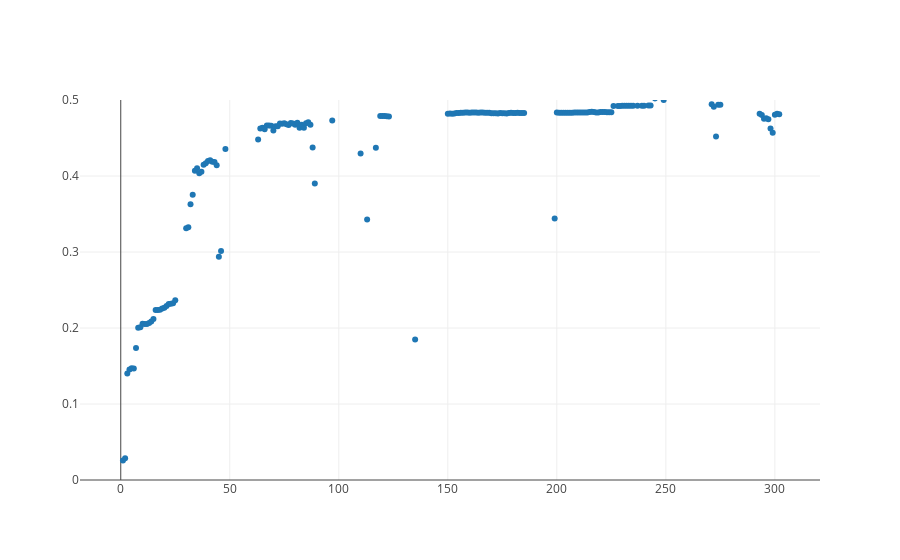

The cell this chart's notebook holds for it:
### Code cell
trace_dropped_lower = trace_values(x_values, y_values)
plot([trace_dropped_lower], {'yaxis': {'range': [0, .5]}})

### Figure 1 — Plotly figure (JSON) as saved in the notebook; plotly's stock layout.template omitted (floating-point values rounded to 4 significant figures; data arrays with more than 128 entries replaced by an {"elided": "..."} marker saying what was removed)
{"data": [{"mode": "markers", "name": "data", "text": [], "type": "scatter", "uid": "76e9d256-1759-4b24-944c-9d51b56261b1", "x": {"elided": "303 int values"}, "y": {"elided": "303 float values"}}], "layout": {"autosize": true, "xaxis": {"autorange": true, "range": [-19.3, 321.3], "type": "linear"}, "yaxis": {"range": [0, 0.5], "type": "linear"}}}
